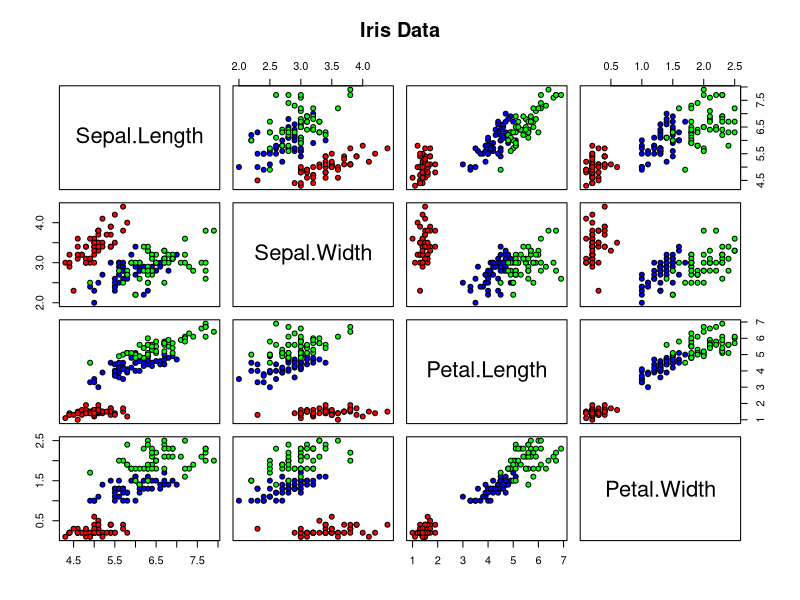
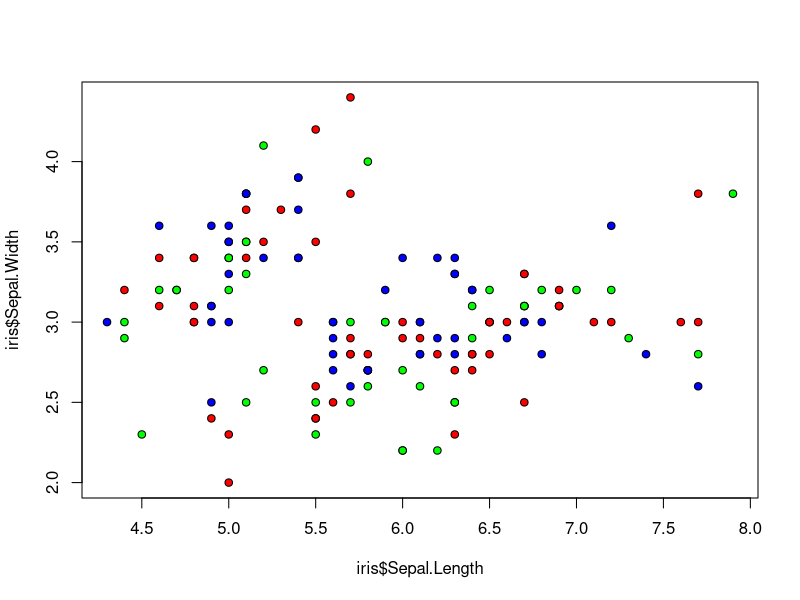

Write the R code that produced these figures, in order. (Note: this script raises an error after producing the figures.)
###: KNN


?iris
names(iris)
dim(iris) # 150 5
rm(iris)

summary(iris) # note: regularize
attach(iris)
cor(iris[,-5])

pairs(iris[,-5], main="Iris Data", 
      pch=21, bg=c("Red","Blue","Green")[unclass(iris$Species)])
plot(iris$Sepal.Length,iris$Sepal.Width, pch=21, bg=c("Red","Blue","Green"))
# linearity between species

###: All predictors
standardized.X<-scale(iris[,-5])
set.seed(123)
library(caret)
train<-createDataPartition(iris$Species, list=FALSE)
train.X<-standardized.X[train,-5]
train.y<-iris[train,5]
test.X<-standardized.X[-train,-5]
test.y<-iris[-train,5]

###: K=1
knn.pred1<-knn(train.X,test.X,train.y,k=1)
table(knn.pred,test.y)
mean(knn.pred!=test.y) # test error of 6.67%
###: K=3
knn.pred3<-knn(train.X,test.X,train.y,k=3)
mean(knn.pred!=test.y) # test error of 6.67% again
###: K=5
knn.pred5<-knn(train.X,test.X,train.y,k=5)
mean(knn.pred!=test.y) # test error of 5.33%

#: k-nn with k=5: ~95.7% accuracy

versicolor<- 1 - (25 / (25 + 0 + 4)) # 13.8% error rate (all errors from versicolor)

###: Petal.Length and Petal.Width
plot(Petal.Length,Petal.Width,main="Petal Length vs. Petal Width",
     pch=21,bg=c("Red","Blue","Green")[unclass(Species)])
knn.pred<-knn(train.X[,c(3,4)],test.X[,c(3,4)],train.y,k=1)
table(knn.pred,test.y)
mean(knn.pred==test.y) # k=1: ~97.3% accuracy
knn.pred<-knn(train.X[,c(3,4)],test.X[,c(3,4)],train.y,k=3)
table(knn.pred,test.y)
mean(knn.pred==test.y) # k=3: ~94.67% accuracy, less flexible model performed worse

###: Sepal.Length and Sepal.Width (least-linear predictors)
plot(Sepal.Length,Sepal.Width,main="Sepal Length vs. Sepal Width",
     pch=21,bg=c("Red","Blue","Green")[unclass(Species)])
knn.pred<-knn(train.X[,c(1,2)],test.X[,c(1,2)],train.y,k=1)
table(knn.pred,test.y)
mean(knn.pred==test.y) # k=1: ~70.7% accuracy
knn.pred<-knn(train.X[,c(1,2)],test.X[,c(1,2)],train.y,k=5)
mean(knn.pred==test.y) # k=5 had best accuracy ~ 77.3% -> less flexible model outperforms
# k>5 increase in error rate


###: LDA-QDA


library(MASS)
attach(iris)
pairs(iris[,-5], main="Iris Data", 
      pch=21, bg=c("Red","Blue","Green")[unclass(iris$Species)])
cor(iris[,-5]) # S.L-P.L, S.L-P.W, P.L-P.W
set.seed(123)
library(caret)
train<-createDataPartition(iris$Species, list=FALSE)
train.X<-iris[train,-5]
train.y<-iris[train,5]
test.X<-iris[-train,-5]
test.y<-iris[-train,5]

# density testing
par(mfrow=c(2,2))
plot(density(Sepal.Length)) 
plot(density(Sepal.Width))
plot(density(Petal.Length)) 
plot(density(Petal.Width))
# S.L and S.W approx. gaussian, P.L and P.W not normal

###: LDA

#: All preds
contrasts(Species)
lda.fit <- lda(Species ~ .,data=iris, subset=train)
lda.fit
par(mfrow=c(1,1))
plot(lda.fit)
lda.pred<-predict(lda.fit,test.X)
lda.pred
lda.class<-lda.pred$class
table(lda.class,test.y)
mean(lda.class==test.y) # 96% accuracy

#: Sepal.Length and Sepal.Width
lda.fit<-lda(Species~Sepal.Length+Sepal.Width,
             data=iris, subset=train)
plot(lda.fit)
lda.predict<-predict(lda.fit,test.X)
lda.class<-lda.predict$class
table(lda.class,test.y)
mean(lda.class==test.y) 
# 81.33% accuracy - expected non-parametic KNN to outperform as data is non-linear but error-rate of lda<knn
# approx. gaussian may have strengthened model

#: Petal.Length and Petal.Width
lda.fit<-lda(Species~Petal.Length+Petal.Width,
             data=iris, subset=train)
plot(lda.fit)
lda.predict<-predict(lda.fit,test.X)
lda.class<-lda.predict$class
mean(lda.class==test.y) # 93.3% accuracy
# highly linear data could have offset non-normality of distributions

###: QDA

#: All Preds
qda.fit<-qda(Species~.,data=iris,subset=train)
qda.class<-predict(qda.fit,test.X)$class
mean(qda.class==test.y) # 94.67% accuracy

#: Sepal.Length and Sepal.Width
qda.fit<-qda(Species~Sepal.Length+Sepal.Width,
             data=iris, subset=train)
qda.class<-predict(qda.fit,test.X)$class
mean(qda.class==test.y) # 81.33% accuracy
# same as lda on S.L and S.W - interesting as QDA performs better with few obs
# also, trade-off for potentially quadratic boundary if offset by non-linearity
table(qda.class,test.y)
# we still see Setosa is classified perfectly because of boundary properties!

#: Petal.Length and Petal.Width
qda.fit<-qda(Species~Petal.Length+Petal.Width,
             data=iris, subset=train)
qda.class<-predict(qda.fit,test.X)$class
mean(qda.class==test.y) # 97.33% accuracy
# higher accuracy than lda, potentially better performance due to not many obs

###: QDA has highest accuracy prediction on Petal.Length vs. Petal.Width to classify
###: iris species


###: Log Reg



library(MASS)
attach(iris)
pairs(iris[,-5], main="Iris Data", 
      pch=21, bg=c("Red","Blue","Green")[unclass(iris$Species)])
cor(iris[,-5]) # S.L-P.L, S.L-P.W, P.L-P.W
set.seed(123)
library(caret)
train<-createDataPartition(iris$Species, list=FALSE)
train.X<-iris[train,-5]
train.y<-iris[train,5]
test.X<-iris[-train,-5]
test.y<-iris[-train,5]

# density testing
par(mfrow=c(2,2))
plot(density(Sepal.Length)) 
plot(density(Sepal.Width))
plot(density(Petal.Length)) 
plot(density(Petal.Width))
# S.L and S.W approx. gaussian, P.L and P.W not normal

###: LDA

#: All preds
contrasts(Species)
lda.fit <- lda(Species ~ .,data=iris, subset=train)
lda.fit
par(mfrow=c(1,1))
plot(lda.fit)
lda.pred<-predict(lda.fit,test.X)
lda.pred
lda.class<-lda.pred$class
table(lda.class,test.y)
mean(lda.class==test.y) # 96% accuracy

#: Sepal.Length and Sepal.Width
lda.fit<-lda(Species~Sepal.Length+Sepal.Width,
             data=iris, subset=train)
plot(lda.fit)
lda.predict<-predict(lda.fit,test.X)
lda.class<-lda.predict$class
table(lda.class,test.y)
mean(lda.class==test.y) 
# 81.33% accuracy - expected non-parametic KNN to outperform as data is non-linear but error-rate of lda<knn
# approx. gaussian may have strengthened model

#: Petal.Length and Petal.Width
lda.fit<-lda(Species~Petal.Length+Petal.Width,
             data=iris, subset=train)
plot(lda.fit)
lda.predict<-predict(lda.fit,test.X)
lda.class<-lda.predict$class
mean(lda.class==test.y) # 93.3% accuracy
# highly linear data could have offset non-normality of distributions

###: QDA

#: All Preds
qda.fit<-qda(Species~.,data=iris,subset=train)
qda.class<-predict(qda.fit,test.X)$class
mean(qda.class==test.y) # 94.67% accuracy

#: Sepal.Length and Sepal.Width
qda.fit<-qda(Species~Sepal.Length+Sepal.Width,
             data=iris, subset=train)
qda.class<-predict(qda.fit,test.X)$class
mean(qda.class==test.y) # 81.33% accuracy
# same as lda on S.L and S.W - interesting as QDA performs better with few obs
# also, trade-off for potentially quadratic boundary if offset by non-linearity
table(qda.class,test.y)
# we still see Setosa is classified perfectly because of boundary properties!

#: Petal.Length and Petal.Width
qda.fit<-qda(Species~Petal.Length+Petal.Width,
             data=iris, subset=train)
qda.class<-predict(qda.fit,test.X)$class
mean(qda.class==test.y) # 97.33% accuracy
# higher accuracy than lda, potentially better performance due to not many obs

###: QDA has highest accuracy prediction on Petal.Length vs. Petal.Width to classify
###: iris species

